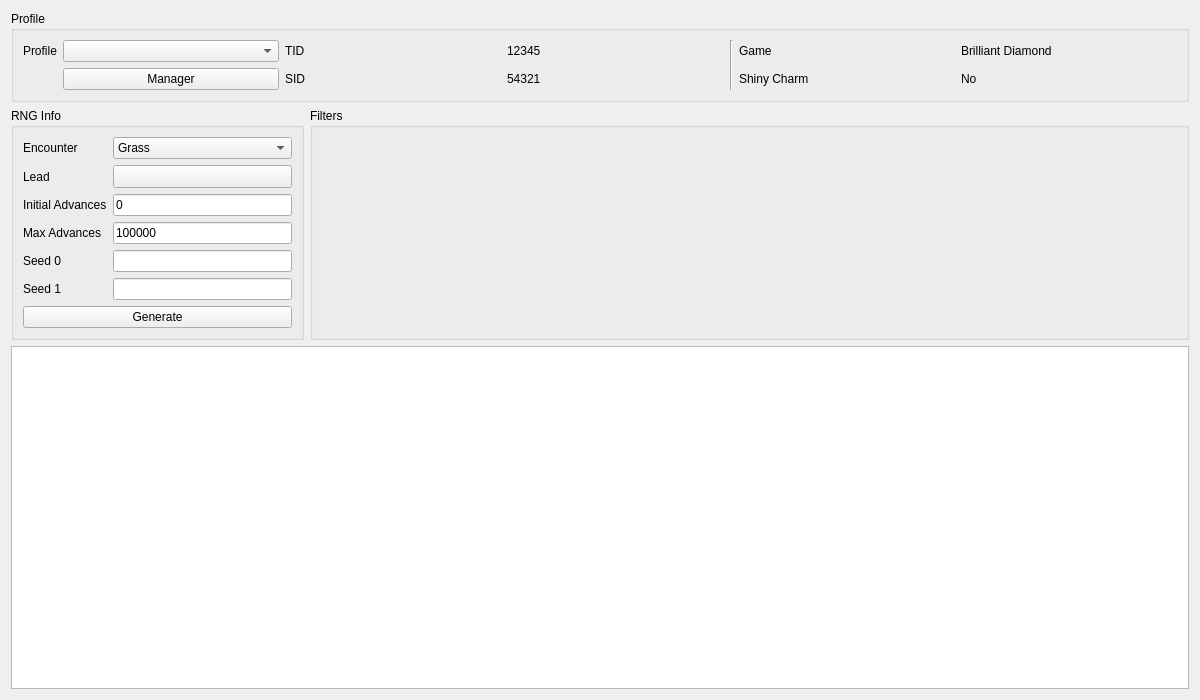
<?xml version="1.0" encoding="UTF-8"?>
<ui version="4.0">
 <class>Stationary8</class>
 <widget class="QWidget" name="Stationary8">
  <property name="geometry">
   <rect>
    <x>0</x>
    <y>0</y>
    <width>1200</width>
    <height>700</height>
   </rect>
  </property>
  <property name="windowTitle">
   <string>Stationary Gen 8</string>
  </property>
  <layout class="QGridLayout" name="gridLayout_2">
   <item row="1" column="0">
    <widget class="QGroupBox" name="groupBoxRNGInfo">
     <property name="sizePolicy">
      <sizepolicy hsizetype="Preferred" vsizetype="Preferred">
       <horstretch>1</horstretch>
       <verstretch>0</verstretch>
      </sizepolicy>
     </property>
     <property name="title">
      <string>RNG Info</string>
     </property>
     <layout class="QGridLayout" name="gridLayout_3">
      <item row="2" column="1">
       <widget class="TextBox" name="textBoxInitialAdvances">
        <property name="text">
         <string notr="true">0</string>
        </property>
       </widget>
      </item>
      <item row="3" column="1">
       <widget class="TextBox" name="textBoxMaxAdvances">
        <property name="text">
         <string notr="true">100000</string>
        </property>
       </widget>
      </item>
      <item row="2" column="0">
       <widget class="QLabel" name="labelInitialAdvances">
        <property name="sizePolicy">
         <sizepolicy hsizetype="Fixed" vsizetype="Preferred">
          <horstretch>0</horstretch>
          <verstretch>0</verstretch>
         </sizepolicy>
        </property>
        <property name="text">
         <string>Initial Advances</string>
        </property>
       </widget>
      </item>
      <item row="1" column="0">
       <widget class="QLabel" name="labelLead">
        <property name="sizePolicy">
         <sizepolicy hsizetype="Fixed" vsizetype="Preferred">
          <horstretch>0</horstretch>
          <verstretch>0</verstretch>
         </sizepolicy>
        </property>
        <property name="text">
         <string>Lead</string>
        </property>
       </widget>
      </item>
      <item row="4" column="1">
       <widget class="TextBox" name="textBoxSeed0"/>
      </item>
      <item row="0" column="0">
       <widget class="QLabel" name="labelEncounter">
        <property name="sizePolicy">
         <sizepolicy hsizetype="Fixed" vsizetype="Preferred">
          <horstretch>0</horstretch>
          <verstretch>0</verstretch>
         </sizepolicy>
        </property>
        <property name="text">
         <string>Encounter</string>
        </property>
       </widget>
      </item>
      <item row="0" column="1">
       <widget class="QComboBox" name="comboBoxEncounter">
        <item>
         <property name="text">
          <string>Grass</string>
         </property>
        </item>
        <item>
         <property name="text">
          <string>Surf</string>
         </property>
        </item>
        <item>
         <property name="text">
          <string>Fishing</string>
         </property>
        </item>
       </widget>
      </item>
      <item row="5" column="0">
       <widget class="QLabel" name="labelSeed1">
        <property name="text">
         <string>Seed 1</string>
        </property>
       </widget>
      </item>
      <item row="3" column="0">
       <widget class="QLabel" name="labelMaxAdvances">
        <property name="sizePolicy">
         <sizepolicy hsizetype="Fixed" vsizetype="Preferred">
          <horstretch>0</horstretch>
          <verstretch>0</verstretch>
         </sizepolicy>
        </property>
        <property name="text">
         <string>Max Advances</string>
        </property>
       </widget>
      </item>
      <item row="4" column="0">
       <widget class="QLabel" name="labelSeed0">
        <property name="sizePolicy">
         <sizepolicy hsizetype="Fixed" vsizetype="Preferred">
          <horstretch>0</horstretch>
          <verstretch>0</verstretch>
         </sizepolicy>
        </property>
        <property name="text">
         <string>Seed 0</string>
        </property>
       </widget>
      </item>
      <item row="1" column="1">
       <widget class="ComboMenu" name="toolButtonLead">
        <property name="sizePolicy">
         <sizepolicy hsizetype="Preferred" vsizetype="Fixed">
          <horstretch>0</horstretch>
          <verstretch>0</verstretch>
         </sizepolicy>
        </property>
        <property name="popupMode">
         <enum>QToolButton::InstantPopup</enum>
        </property>
       </widget>
      </item>
      <item row="8" column="0" colspan="2">
       <widget class="QPushButton" name="pushButtonGenerate">
        <property name="enabled">
         <bool>true</bool>
        </property>
        <property name="text">
         <string>Generate</string>
        </property>
       </widget>
      </item>
      <item row="5" column="1">
       <widget class="TextBox" name="textBoxSeed1"/>
      </item>
     </layout>
    </widget>
   </item>
   <item row="1" column="1">
    <widget class="QGroupBox" name="groupBoxFilters">
     <property name="sizePolicy">
      <sizepolicy hsizetype="Preferred" vsizetype="Preferred">
       <horstretch>3</horstretch>
       <verstretch>0</verstretch>
      </sizepolicy>
     </property>
     <property name="title">
      <string>Filters</string>
     </property>
     <layout class="QGridLayout" name="gridLayout">
      <item row="0" column="0" rowspan="2">
       <widget class="Filter" name="filter" native="true"/>
      </item>
     </layout>
    </widget>
   </item>
   <item row="2" column="0" colspan="2">
    <widget class="TableView" name="tableView">
     <property name="contextMenuPolicy">
      <enum>Qt::CustomContextMenu</enum>
     </property>
     <attribute name="verticalHeaderVisible">
      <bool>false</bool>
     </attribute>
    </widget>
   </item>
   <item row="0" column="0" colspan="2">
    <widget class="QGroupBox" name="groupBoxProfile">
     <property name="title">
      <string>Profile</string>
     </property>
     <layout class="QGridLayout" name="gridLayout_4">
      <item row="0" column="3">
       <widget class="QLabel" name="labelProfileTIDValue">
        <property name="text">
         <string notr="true">12345</string>
        </property>
       </widget>
      </item>
      <item row="0" column="7">
       <widget class="QLabel" name="labelProfileGameValue">
        <property name="text">
         <string>Brilliant Diamond</string>
        </property>
       </widget>
      </item>
      <item row="1" column="2">
       <widget class="QLabel" name="labelProfileSID">
        <property name="text">
         <string>SID</string>
        </property>
       </widget>
      </item>
      <item row="1" column="1">
       <widget class="QPushButton" name="pushButtonProfileManager">
        <property name="text">
         <string>Manager</string>
        </property>
       </widget>
      </item>
      <item row="0" column="2">
       <widget class="QLabel" name="labelProfileTID">
        <property name="text">
         <string>TID</string>
        </property>
       </widget>
      </item>
      <item row="1" column="3">
       <widget class="QLabel" name="labelProfileSIDValue">
        <property name="text">
         <string notr="true">54321</string>
        </property>
       </widget>
      </item>
      <item row="0" column="6">
       <widget class="QLabel" name="labelProfileGame">
        <property name="text">
         <string>Game</string>
        </property>
       </widget>
      </item>
      <item row="0" column="0">
       <widget class="QLabel" name="labelProfile">
        <property name="sizePolicy">
         <sizepolicy hsizetype="Fixed" vsizetype="Preferred">
          <horstretch>0</horstretch>
          <verstretch>0</verstretch>
         </sizepolicy>
        </property>
        <property name="text">
         <string>Profile</string>
        </property>
       </widget>
      </item>
      <item row="0" column="4" rowspan="2">
       <widget class="Line" name="line">
        <property name="orientation">
         <enum>Qt::Vertical</enum>
        </property>
       </widget>
      </item>
      <item row="0" column="1">
       <widget class="QComboBox" name="comboBoxProfiles"/>
      </item>
      <item row="1" column="6">
       <widget class="QLabel" name="labelProfileShinyCharm">
        <property name="text">
         <string>Shiny Charm</string>
        </property>
       </widget>
      </item>
      <item row="1" column="7">
       <widget class="QLabel" name="labelProfileShinyCharmValue">
        <property name="text">
         <string>No</string>
        </property>
       </widget>
      </item>
     </layout>
    </widget>
   </item>
  </layout>
 </widget>
 <customwidgets>
  <customwidget>
   <class>TextBox</class>
   <extends>QLineEdit</extends>
   <header>Forms/Controls/TextBox.hpp</header>
  </customwidget>
  <customwidget>
   <class>TableView</class>
   <extends>QTableView</extends>
   <header>Forms/Controls/TableView.hpp</header>
  </customwidget>
  <customwidget>
   <class>Filter</class>
   <extends>QWidget</extends>
   <header>Forms/Controls/Filter.hpp</header>
   <container>1</container>
  </customwidget>
  <customwidget>
   <class>ComboMenu</class>
   <extends>QToolButton</extends>
   <header>Forms/Controls/ComboMenu.hpp</header>
  </customwidget>
 </customwidgets>
 <tabstops>
  <tabstop>comboBoxProfiles</tabstop>
  <tabstop>pushButtonProfileManager</tabstop>
  <tabstop>comboBoxEncounter</tabstop>
  <tabstop>toolButtonLead</tabstop>
  <tabstop>textBoxInitialAdvances</tabstop>
  <tabstop>textBoxMaxAdvances</tabstop>
  <tabstop>textBoxSeed0</tabstop>
  <tabstop>pushButtonGenerate</tabstop>
  <tabstop>tableView</tabstop>
 </tabstops>
 <resources/>
 <connections/>
</ui>
